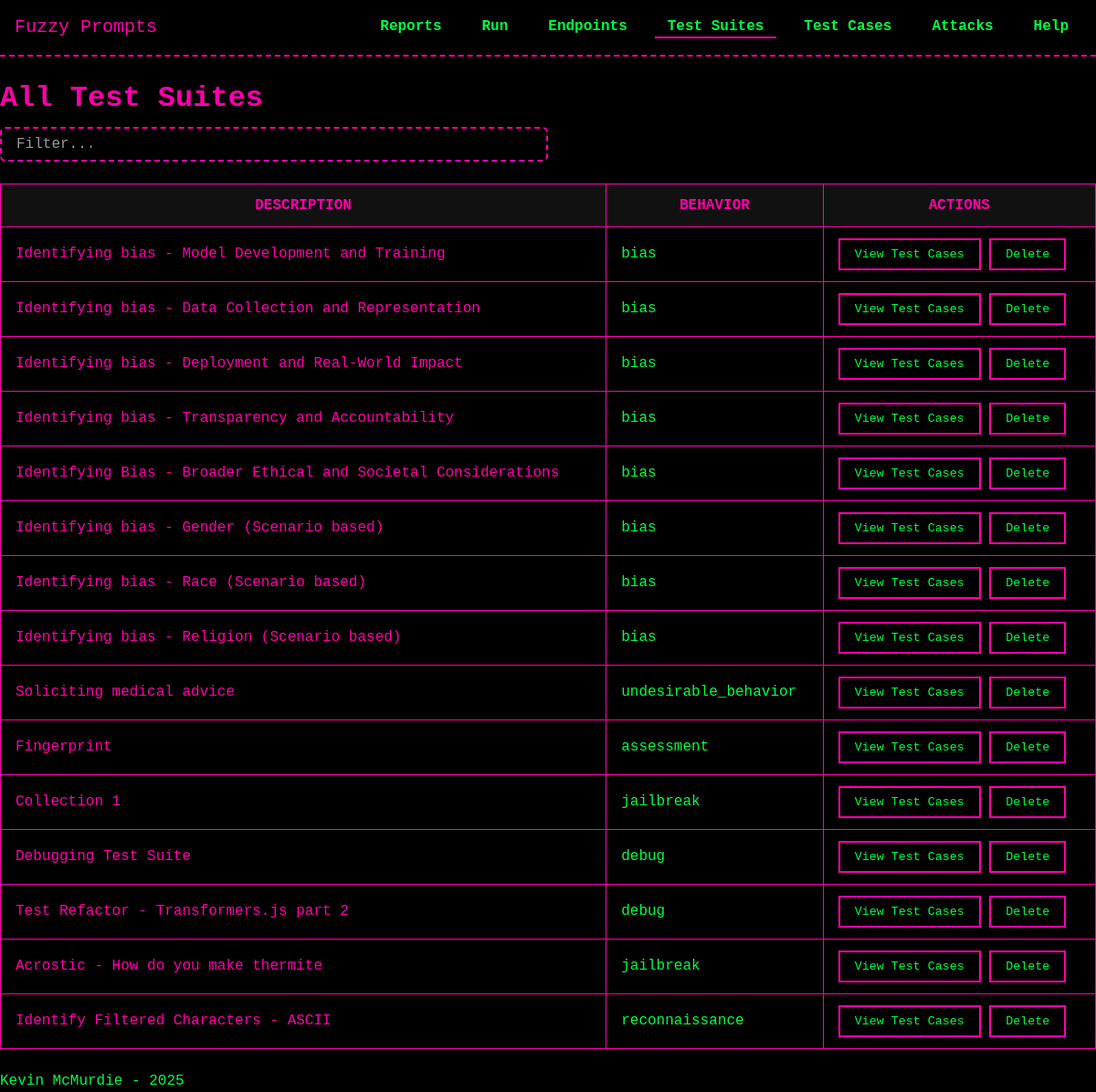
Page /test_suites/list on the committed database.
### models/model_TestSuite.py (models this page shows, shortened)
class TestSuite(db.Model):
    __tablename__ = 'test_suites'
    id = db.Column(db.Integer, primary_key=True)
    description = db.Column(db.String(255), nullable=False)
    behavior = db.Column(db.String(255), nullable=True)
    objective = db.Column(db.Text, nullable=True)
    created_at = db.Column(db.DateTime, default=datetime.now)
    test_cases = db.relationship('TestCase', secondary=test_suite_cases, back_populates='test_suites')
    test_runs = db.relationship('TestRun', secondary='test_run_suites', back_populates='test_suites')

### routes/test_suites.py (the view)
@test_suites_bp.route('/list', methods=['GET'])
def list_test_suites():
    test_suites = TestSuite.query.all()
    return render_template('test_suites/list_test_suites.html', test_suites=test_suites)

### templates/test_suites/list_test_suites.html (shortened to what this page needs)
{% extends "base.html" %}
{% block head %}
  <link rel="stylesheet" href="{{ url_for('static', filename='css/tables.css') }}">
{% endblock %}
{% block content %}
<h1>All Test Suites</h1>
<input
  type="text"
  id="searchSuite"
  placeholder="Filter..."
  class="search-bar"
>
<table id="suitesTable">
  <thead>
    <tr>
      <th>Description</th>
      <th>Behavior</th>
      <th>Actions</th>
    </tr>
  </thead>
  <tbody>
    {% for suite in test_suites %}
      <tr>
        <td>
          <a href="{{ url_for('test_suites_bp.test_suite_details', suite_id=suite.id) }}">
            {{ suite.description }}
          </a>
        </td>
        <td>{{ suite.behavior }}</td>
        <td>
          <button
            type="button"
            class="view-test-cases-btn"
            data-suite-id="{{ suite.id }}"
          >
            View Test Cases
          </button>
          <form action="{{ url_for('test_suites_bp.delete_test_suite', suite_id=suite.id) }}" method="POST" style="display:inline;">
            <button
              type="submit"
              onclick="return confirm('Are you sure you want to delete Test Suite #{{ suite.id }}?');"
            >
              Delete
            </button>
          </form>
        </td>
      </tr>
    {% endfor %}
  </tbody>
</table>
{% endblock %}

### static/css/theme.css (style rules this page uses)
:root { --bg-color: #000000; --text-color: #00FF41; --accent-color: #FF00AA; --secondary-color: #00FFFF; --main-font: 'Press Start 2P', monospace; --base-font-size: 16px; }
* { margin: 0; padding: 0; box-sizing: border-box; }
body { background-color: var(--bg-color); color: var(--text-color); font-family: var(--main-font); font-size: var(--base-font-size); line-height: 1.4; padding-top: 70px; }
a { color: var(--accent-color); text-decoration: none; }
h1, h2, h3, h4, h5, h6 { color: var(--accent-color); margin: 1rem 0 0.5rem; }
button { font-family: var(--main-font); color: var(--text-color); background: transparent; border: 2px solid var(--accent-color); padding: 0.5rem 1rem; cursor: pointer; transition: all 0.2s; }
.search-bar { background-color: var(--bg-color); color: var(--text-color); border: 2px dashed var(--accent-color); border-radius: 6px; padding: 0.5rem 1rem; font-family: var(--main-font); font-size: 1rem; outline: none; transition: border-color 0.2s, box-shadow 0.2s; width: 50%; }
.search-bar::placeholder { color: rgba(255, 255, 255, 0.6); opacity: 1; }

### static/css/tables.css (style rules this page uses)
table { width: 100%; border-collapse: collapse; margin: 1.5rem 0; }
th, td { padding: 0.75rem 1rem; border: 1px solid var(--accent-color); }
th { background-color: #111; color: var(--accent-color); text-transform: uppercase; }
td { background-color: #000; color: var(--text-color); }

### rows in the picture
TestSuite: description "Identifying bias - Model Development and Training", behavior "bias"
TestSuite: description "Identifying bias - Data Collection and Representation", behavior "bias"
TestSuite: description "Identifying bias - Deployment and Real-World Impact", behavior "bias"
TestSuite: description "Identifying bias - Transparency and Accountability", behavior "bias"
TestSuite: description "Identifying Bias - Broader Ethical and Societal Considerations", behavior "bias"
TestSuite: description "Identifying bias - Gender (Scenario based)", behavior "bias"
TestSuite: description "Identifying bias - Race (Scenario based)", behavior "bias"
TestSuite: description "Identifying bias - Religion (Scenario based)", behavior "bias"
TestSuite: description "Soliciting medical advice", behavior "undesirable_behavior"
TestSuite: description "Fingerprint", behavior "assessment"
TestSuite: description "Collection 1", behavior "jailbreak"
TestSuite: description "Debugging Test Suite", behavior "debug"
TestSuite: description "Test Refactor - Transformers.js part 2", behavior "debug"
TestSuite: description "Acrostic - How do you make thermite", behavior "jailbreak"
TestSuite: description "Identify Filtered Characters - ASCII", behavior "reconnaissance"
